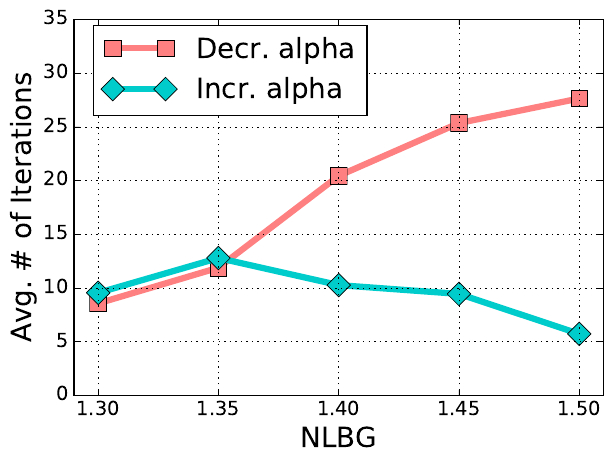

Recreate this plot in Python.
import numpy as np
import math
import matplotlib.pyplot as plt
import sys
import matplotlib.ticker as tkr
import matplotlib

def main():
    markers = ["s", "D", "o", "*", "v", "^"]
    linestyles = ['-', '--', '-', '--', '-', '--']
    # colors = ['#ffcc99', "#99cccc", '#ff9999', 'r', 'k', 'm']
    colors = ['#ff8080', "#00cccc", '#ff9900', 'r', 'k', 'm', 'g']
    patterns = ['-', 'x', '\\', 'o', '.', 'O', '+']

    decr_alpha = []
    incr_alpha = []
    stretch_factors = []

    with open("num_iterations.csv") as f:
        stretch_factors = [float(x) for x in f.readline().strip('').rstrip('\n').split(" ")]
        decr_alpha = [float(x) for x in f.readline().strip('').rstrip('\n').split(" ")]
        incr_alpha = [float(x) for x in f.readline().strip('').rstrip('\n').split(" ")]

    # print (decr_alpha)

    fig = plt.figure(num=None, figsize=(6, 4.5), dpi=80, edgecolor='k')
    plt.xlim(1.29, 1.51)
    ax = fig.add_subplot(111)
    plt.ylim(0, 35)
    plt.ylabel("Avg. # of Iterations", fontsize=20)
    plt.xlabel("NLBG", fontsize=20)

    bar_width = 0.15
    ypos = []
    labels = ["Decr. alpha", "Incr. alpha"]
    x = 1

    xticks = stretch_factors
    plt.xticks(xticks)

    # i = 0
    # plt.bar([x - bar_width/2 - 0.01  for x in xticks], decr_alpha, bar_width, bottom=None, color=colors[i], hatch=patterns[i], align='center', alpha=1, label=labels[i], edgecolor='k', linewidth=2)
    #
    # i += 1
    # plt.bar([x + bar_width/2 + 0.01  for x in xticks], incr_alpha, bar_width, bottom=None, color=colors[i], hatch=patterns[i], align='center', alpha=0.7, label=labels[i], edgecolor='k', linewidth=2)

    i = 0
    ax.plot(xticks, decr_alpha, color=colors[i], label=labels[i], marker=markers[i], linewidth=4.5, markersize=12)

    i += 1
    ax.plot(xticks, incr_alpha, color=colors[i], label=labels[i], marker=markers[i], linewidth=4.5, markersize=12)

    plt.tick_params(axis='both', which='major', labelsize=14)
    ax.get_yaxis().set_tick_params(which='minor', size=0)
    ax.get_yaxis().set_tick_params(which='minor', width=0)


    ax.legend(loc='upper left', bbox_to_anchor=(0.01, 1.02), prop={'size': 20}, handlelength=2.5)
    plt.tight_layout(pad=0.25)
    plt.grid()
    plt.savefig("num_iterations.pdf", bbox_inches='tight')
    # plt.show()



if __name__ == "__main__":
    main()
